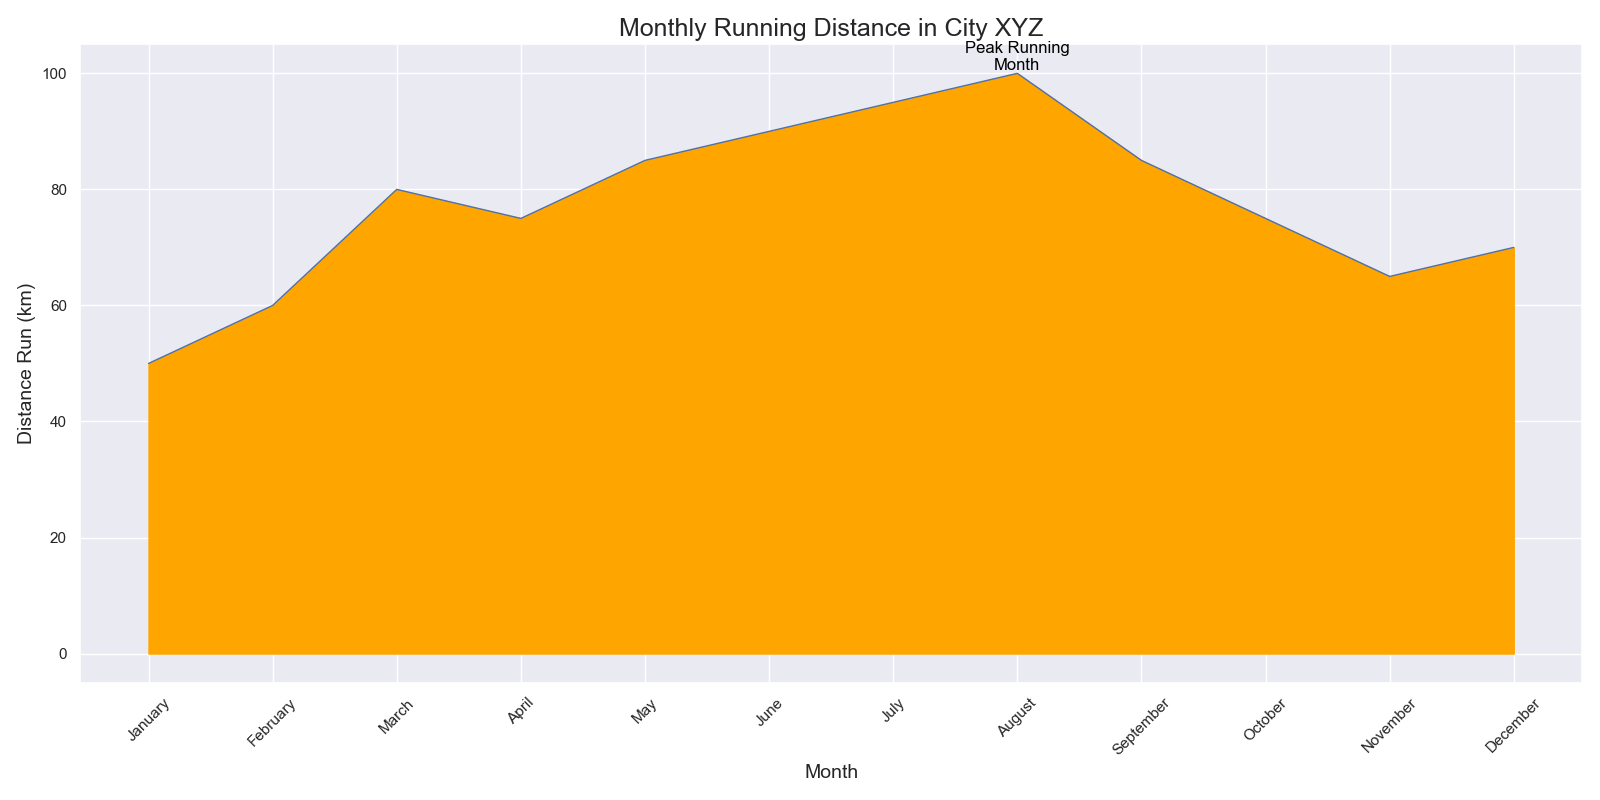

The script that drew this image:

import pandas as pd
import seaborn as sns
import matplotlib.pyplot as plt

# Data
data = {
    'Month': ['January', 'February', 'March', 'April', 'May', 'June', 'July', 'August', 'September', 'October', 'November', 'December'],
    'Distance_Run': [50, 60, 80, 75, 85, 90, 95, 100, 85, 75, 65, 70]
}
df = pd.DataFrame(data)

# Set the figure size
plt.figure(figsize=(16, 8))

# Create an area chart
sns.lineplot(data=df, x='Month', y='Distance_Run', sort=False, lw=1)
plt.fill_between(df.Month, df.Distance_Run, color="#FFA500")

# Assign annotation
plt.text(df.Month[df.Distance_Run.idxmax()], df.Distance_Run.max(), 'Peak Running\nMonth', horizontalalignment='center', verticalalignment='bottom', fontsize=12, color='black')

# Customize the plot with title, labels, and limit
plt.title('Monthly Running Distance in City XYZ', fontsize=18)
plt.xlabel('Month', fontsize=14)
plt.ylabel('Distance Run (km)', fontsize=14)

# Customize x-axis
plt.xticks(rotation=45)

# Show the plot
plt.tight_layout()
plt.show()
